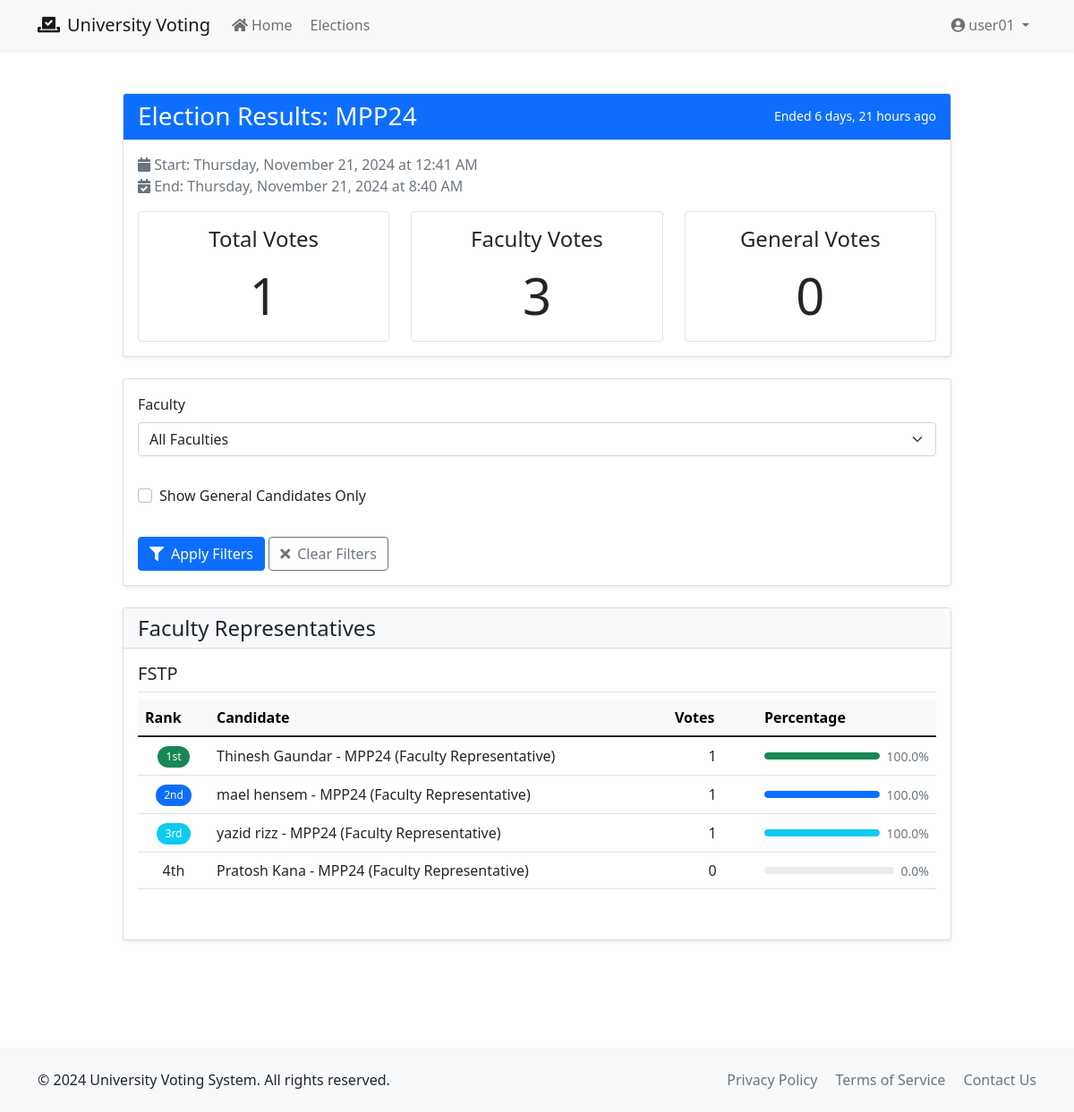
The app's page /elections/1/results/ (signed in) with its own data.
### accounts/models.py (models this page shows, shortened)
class User(AbstractUser):
    ROLES = (
        ('voter', 'Voter'),
        ('candidate', 'Candidate'),
        ('admin', 'Administrator'),
    )
    role = models.CharField(max_length=20, choices=ROLES, default='voter')
    faculty = models.ForeignKey(Faculty, on_delete=models.SET_NULL, null=True, blank=True)
    student_id = models.CharField(
        max_length=20,
        unique=True,
        validators=[RegexValidator(r'^\d{8}$', 'Student ID must be 8 digits')]
    )
    phone_number = models.CharField(max_length=15, blank=True)
    is_verified = models.BooleanField(default=False)
    created_at = models.DateTimeField(auto_now_add=True)
    updated_at = models.DateTimeField(auto_now=True)
    class Meta:
        ordering = ['username']

class Faculty(models.Model):
    name = models.CharField(max_length=100)
    max_winners = models.IntegerField(default=2)
    created_at = models.DateTimeField(auto_now_add=True)
    updated_at = models.DateTimeField(auto_now=True)
    class Meta:
        verbose_name_plural = "Faculties"
    def __str__(self):
        return self.name

### elections/models.py (models this page shows, shortened)
class Election(models.Model):
    title = models.CharField(max_length=200)
    description = models.TextField()
    start_date = models.DateTimeField()
    end_date = models.DateTimeField()
    manually_ended = models.BooleanField(default=False)
    is_active = models.BooleanField(default=True)
    created_at = models.DateTimeField(auto_now_add=True)
    updated_at = models.DateTimeField(auto_now=True)
    def has_ended(self):
        return datetime.now() >= self.end_date or self.manually_ended
    class Meta:
        ordering = ['-created_at']

class Candidate(models.Model):
    POSITION_CHOICES = [
        ('faculty', 'Faculty Representative'),
        ('general', 'General Position'),
    ]
    user = models.OneToOneField(settings.AUTH_USER_MODEL, on_delete=models.CASCADE)
    election = models.ForeignKey(Election, on_delete=models.CASCADE)
    position_type = models.CharField(max_length=20, choices=POSITION_CHOICES, default='general')
    manifesto = models.TextField(help_text="Candidate's election manifesto and goals", blank=True)
    photo = models.ImageField(upload_to='candidate_photos/', null=True, blank=True)
    approved = models.BooleanField(default=False)
    vote_count = models.IntegerField(default=0)
    created_at = models.DateTimeField(auto_now_add=True)
    updated_at = models.DateTimeField(auto_now=True)
    class Meta:
        unique_together = [['user', 'election']]
        ordering = ['-created_at']
    def __str__(self):
        return f"{self.user.get_full_name()} - {self.election.title} ({self.get_position_type_display()})"

### elections/views.py (the view, shortened to what this page needs)
# urls.py: path('<int:pk>/results/', views.election_results, name='election_results'),
@login_required
def election_results(request, pk):
    election = get_object_or_404(Election, pk=pk)
    now = datetime.now()
    if election.end_date > now and request.user.role != 'admin':
        messages.error(request, 'Results will be available after the election ends.')
        return redirect('elections:detail', pk=pk)
    form = ResultFilterForm(request.GET)
    candidates = Candidate.objects.filter(election=election, approved=True)
    if form.is_valid():
        faculty = form.cleaned_data.get('faculty')
        show_general_only = form.cleaned_data.get('show_general_only')
        if faculty:
            candidates = candidates.filter(user__faculty=faculty)
        if show_general_only:
            candidates = candidates.filter(position_type='general')
    votes = Vote.objects.filter(election=election)
    total_voters = votes.count()
    result_data = {
        'total_voters': total_voters,
        'faculty_wise_results': {},
        'general_results': [],
        'total_faculty_votes': 0,
        'total_general_votes': 0
    }
    faculty_candidates = candidates.filter(position_type='faculty')
    for candidate in faculty_candidates:
        faculty_votes = votes.filter(faculty_candidates=candidate).count()
        result_data['total_faculty_votes'] += faculty_votes
        faculty_name = candidate.user.faculty
        if faculty_name not in result_data['faculty_wise_results']:
            result_data['faculty_wise_results'][faculty_name] = []
        result_data['faculty_wise_results'][faculty_name].append({
            'candidate': candidate,
            'votes': faculty_votes,
            'percentage': (faculty_votes / total_voters * 100) if total_voters > 0 else 0
        })
    general_candidates = candidates.filter(position_type='general')
    for faculty in result_data['faculty_wise_results']:
        result_data['faculty_wise_results'][faculty].sort(
            key=lambda x: (-x['votes'], x['candidate'].user.get_full_name())
        )
    result_data['general_results'].sort(
        key=lambda x: (-x['votes'], x['candidate'].user.get_full_name())
    )
    return render(request, 'elections/election_results.html', {
        'election': election,
        'result_data': result_data,
        'form': form
    })

### elections/forms.py
class ResultFilterForm(forms.Form):
    faculty = forms.ModelChoiceField(
        queryset=None,
        required=False,
        empty_label="All Faculties"
    )
    show_general_only = forms.BooleanField(required=False, label="Show General Candidates Only")
    def __init__(self, *args, **kwargs):
        super().__init__(*args, **kwargs)
        from accounts.models import Faculty
        self.fields['faculty'].queryset = Faculty.objects.all()

### templates/elections/election_results.html (shortened to what this page needs)
{% extends 'base.html' %}
{% load crispy_forms_tags %}
{% block content %}
<div class="container py-5">
    <div class="row justify-content-center">
        <div class="col-md-10">
            <div class="card shadow-sm mb-4">
                <div class="card-header bg-primary text-white">
                    <div class="d-flex justify-content-between align-items-center">
                        <h3 class="mb-0">Election Results: {{ election.title }}</h3>
                        <small>
                            {% if election.has_ended %}
                                Ended {{ election.end_date|timesince }} ago
                            {% else %}
                                Ends in {{ election.end_date|timeuntil }}
                            {% endif %}
                        </small>
                    </div>
                </div>
                <div class="card-body">
                    <div class="mb-3">
                        <div class="text-muted">
                            <i class="fas fa-calendar"></i> Start: {{ election.start_date|date:"l, F j, Y \a\t g:i A" }}<br>
                            <i class="fas fa-calendar-check"></i> End: {{ election.end_date|date:"l, F j, Y \a\t g:i A" }}
                        </div>
                    </div>
                    <div class="row g-4">
                        <div class="col-md-4">
                            <div class="text-center p-3 border rounded">
                                <h4 class="mb-3">Total Votes</h4>
                                <h2 class="display-4 mb-0">{{ result_data.total_voters }}</h2>
                            </div>
                        </div>
                        <div class="col-md-4">
                            <div class="text-center p-3 border rounded">
                                <h4 class="mb-3">Faculty Votes</h4>
                                <h2 class="display-4 mb-0">{{ result_data.total_faculty_votes }}</h2>
                            </div>
                        </div>
                        <div class="col-md-4">
                            <div class="text-center p-3 border rounded">
                                <h4 class="mb-3">General Votes</h4>
                                <h2 class="display-4 mb-0">{{ result_data.total_general_votes }}</h2>
                            </div>
                        </div>
                    </div>
                </div>
            </div>
            <div class="card shadow-sm mb-4">
                <div class="card-body">
                    <form method="get" class="row g-3">
                        {{ form|crispy }}
                        <div class="col-12">
                            <button type="submit" class="btn btn-primary">
                                <i class="fas fa-filter me-2"></i>Apply Filters
                            </button>
                            <a href="?" class="btn btn-outline-secondary">
                                <i class="fas fa-times me-2"></i>Clear Filters
                            </a>
                        </div>
                    </form>
                </div>
            </div>
            {% if result_data.faculty_wise_results %}
            <div class="card shadow-sm mb-4">
                <div class="card-header bg-light">
                    <h4 class="mb-0">Faculty Representatives</h4>
                </div>
                <div class="card-body">
                    {% for faculty, candidates in result_data.faculty_wise_results.items %}
                    <div class="mb-4">
                        <h5 class="border-bottom pb-2">{{ faculty }}</h5>
                        <div class="table-responsive">
                            <table class="table table-hover align-middle">
                                <thead class="table-light">
                                    <tr>
                                        <th style="width: 80px;">Rank</th>
                                        <th>Candidate</th>
                                        <th style="width: 100px;">Votes</th>
                                        <th style="width: 200px;">Percentage</th>
                                    </tr>
                                </thead>
                                <tbody>
                                    {% for result in candidates %}
                                    <tr>
                                        <td class="text-center">
                                            {% if forloop.counter == 1 %}
                                                <span class="badge bg-success rounded-pill">1st</span>
                                            {% elif forloop.counter == 2 %}
                                                <span class="badge bg-primary rounded-pill">2nd</span>
                                            {% elif forloop.counter == 3 %}
                                                <span class="badge bg-info rounded-pill">3rd</span>
                                            {% else %}
                                                {{ forloop.counter }}th
                                            {% endif %}
                                        </td>
                                        <td>{{ result.candidate }}</td>
                                        <td class="text-center">{{ result.votes }}</td>
                                        <td>
                                            <div class="d-flex align-items-center">
                                                <div class="progress flex-grow-1 me-2" style="height: 8px;">
                                                    <div class="progress-bar {% if forloop.counter == 1 %}bg-success{% elif forloop.counter == 2 %}bg-primary{% elif forloop.counter == 3 %}bg-info{% endif %}"
                                                         role="progressbar"
                                                         style="width: {{ result.percentage }}%">
                                                    </div>
                                                </div>
                                                <span class="text-muted small">{{ result.percentage }}%</span>
                                            </div>
                                        </td>
                                    </tr>
                                    {% endfor %}
                                </tbody>
                            </table>
                        </div>
                    </div>
                    {% endfor %}
                </div>
            </div>
            {% endif %}
        </div>
    </div>
</div>
{% endblock %}

### templates/base.html (shortened to what this page needs)
{% load static %}
<!DOCTYPE html>
<html lang="en">
<head>
    <link href="https://cdn.jsdelivr.net/npm/bootstrap@5.1.3/dist/css/bootstrap.min.css" rel="stylesheet">
    <link rel="stylesheet" href="https://cdnjs.cloudflare.com/ajax/libs/font-awesome/5.15.4/css/all.min.css">
    <link rel="stylesheet" href="{% static 'css/auth.css' %}">
</head>
<body>
    <nav class="navbar navbar-expand-lg navbar-light bg-light shadow-sm">
        <div class="container">
            <a class="navbar-brand" href="{% url 'home' %}">
                <i class="fas fa-vote-yea me-2"></i>University Voting
            </a>
            <div class="collapse navbar-collapse" id="navbarNav">
                <ul class="navbar-nav me-auto">
                    <li class="nav-item">
                        <a class="nav-link" href="{% url 'home' %}">
                            <i class="fas fa-home me-1"></i>Home
                        </a>
                    </li>
                    {% if user.is_authenticated %}
                    <li class="nav-item">
                        <a class="nav-link" href="#">
                            Elections
                        </a>
                    </li>
                    {% endif %}
                </ul>
                <ul class="navbar-nav">
                    {% if user.is_authenticated %}
                    <li class="nav-item dropdown">
                        <a class="nav-link dropdown-toggle" href="#" id="userDropdown" role="button" data-bs-toggle="dropdown">
                            <i class="fas fa-user-circle me-1"></i>{{ user.username }}
                        </a>
                    </li>
                    {% endif %}
                </ul>
            </div>
        </div>
    </nav>
    <main class="flex-grow-1">
        {% block content %}{% endblock %}
    </main>
    <footer class="bg-light py-4 mt-5">
        <div class="container">
            <div class="row">
                <div class="col-md-6 text-center text-md-start">
                    <p class="mb-0">&copy; {% now "Y" %} University Voting System. All rights reserved.</p>
                </div>
                <div class="col-md-6 text-center text-md-end">
                    <a href="#" class="text-decoration-none text-muted me-3">Privacy Policy</a>
                    <a href="#" class="text-decoration-none text-muted me-3">Terms of Service</a>
                    <a href="#" class="text-decoration-none text-muted">Contact Us</a>
                </div>
            </div>
        </div>
    </footer>
</body>
</html>

### templates/elections/election_results.html (style rules this page uses)
.progress { background-color: #e9ecef; border-radius: 10px; }
.progress-bar { border-radius: 10px; transition: width 0.6s ease; }
.badge { font-weight: 500; padding: 0.5em 0.8em; }

### records on screen
User: username "user01"
Election: title "MPP24", end_date "6 days, 21 hours", start_date "Thursday, November 21, 2024 at 12:41 AM", end_date "Thursday, November 21, 2024 at 8:40 AM"
Faculty: name "FSTP"
Candidate: shows "1st", candidate "Thinesh Gaundar - MPP24 (Faculty Representative)", votes "1", percentage "100.0"
Candidate: shows "2nd", candidate "mael hensem - MPP24 (Faculty Representative)", votes "1", percentage "100.0"
Candidate: shows "3rd", candidate "yazid rizz - MPP24 (Faculty Representative)", votes "1", percentage "100.0"
Candidate: candidate "Pratosh Kana - MPP24 (Faculty Representative)", votes "0", percentage "0.0"

### other values on screen
{{ result_data.total_voters }} "1"
{{ result_data.total_faculty_votes }} "3"
{{ result_data.total_general_votes }} "0"
